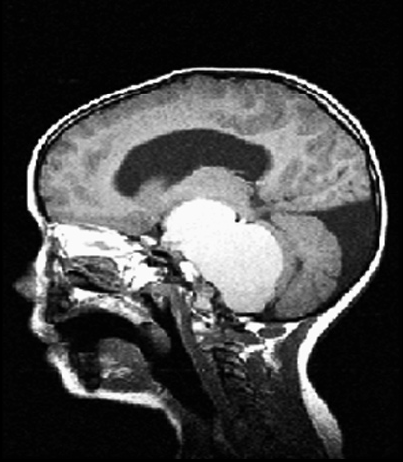
%> input picture pl9/Brain.bmp, 403 x 462 px
$ octave exercicio1.m   (GNU Octave 9; MATLAB toolbox functions it lacks are replaced by stand-ins)
%> lines starting %> are read from the running program, lines starting %| are printed output that depends on the picture
close, clear all;

imagem = imread('Brain.bmp');
%> imagem is the input picture: size 462x403x3 uint8; min 0, max 255, mean 68.4
info = imfinfo('Brain.bmp');
I = im2double(rgb2gray(imagem));

graybrain = padarray(I,[0 1],'post');
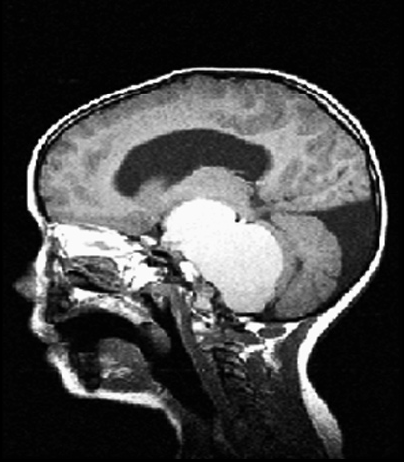
%> graybrain: size 462x404 double; min 0, max 1, mean 0.268

figure(1)
subplot(1,3,1);imshow(graybrain);
title('brain');
%plot FFT
fft_b = fft2(graybrain);
fft_b_DB = 20*log10(abs(fftshift(fft_b)));
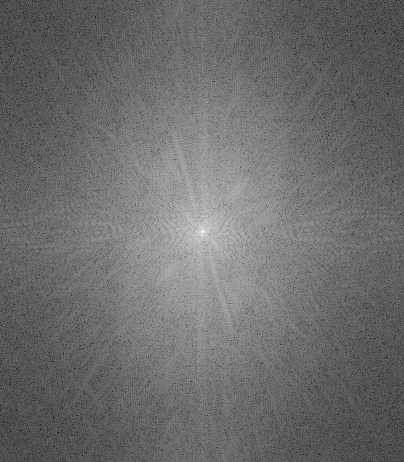
%> fft_b_DB: size 462x404 double; min -45.89, max 93.97, mean 13.9; drawn with min black and max white
fft_b_DB = mat2gray(fft_b_DB);
subplot(1,3,2);imshow(fft_b_DB);
title('FFT of brain');
%apply inverse FFT
brainagain = ifft2(fft_b);
subplot(1,3,3);imshow(brainagain);
title('iFFT of FFT of brain');

% Show that two consecutive applications of fftshift returns the original
% matrix
figure(2);
subplot(1,4,1); imshow(graybrain);
title('brain');
subplot(1,4,2); imshow(fftshift(graybrain));
%> after `imshow(fftshift(graybrain))`:
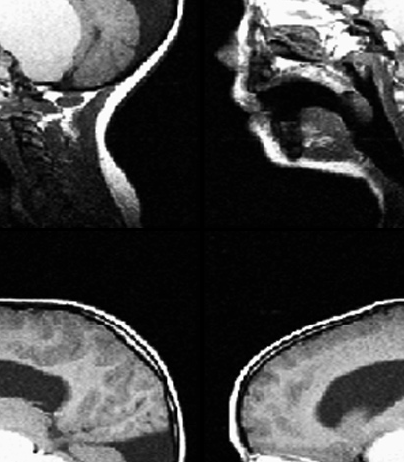
%> displayed picture: size 462x404, on the screen's scale of 0 to 255; min 0, max 255, mean 68.2
title('fftshift(brain)');
subplot(1,4,3); imshow(fftshift(fftshift(graybrain)));
title('fftshift(fftshift(graybrain))');
subplot(1,4,4); imshow(fftshift(fftshift(graybrain))- graybrain);
title('fftshift(fftshift(graybrain)) - graybrain');

%create mask to keep low frequencies
figure(3);
%> (the run ends here)
